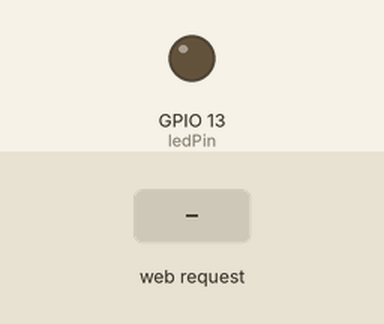
Simulated run of this sketch. Board: ESP8266 (NodeMCU). Shown: output pins drawn as LEDs (lit = HIGH). The inputs (shaded band) are chosen by the test bench. WiFi joins after 1.5 s; servers stay silent unless stated; what the sketch prints to the serial monitor is not drawn.

Above: at 2.7 s.
2.8 s: HTTP request GET /LED=ON received
At 3.3 s:
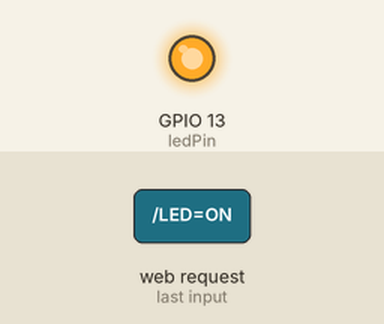
4.3 s: HTTP request GET /LED=OFF received
At 5.6 s:
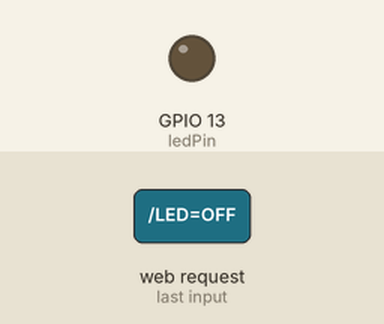
Timing chart, 0 to 7.3 s (numbered marks = the images above; inputs shaded):
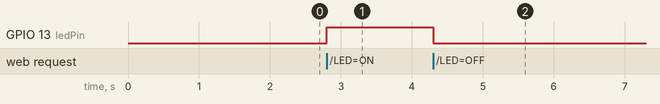

Measured:
- after the input at 2.8 s, GPIO 13 (ledPin): LOW → HIGH at once
- after the input at 4.3 s, GPIO 13 (ledPin): HIGH → LOW at once

The sketch:

webblinky.ino
```cpp
#include <ESP8266WiFi.h>
 //put the ssid and wpa-psk below.
const char* ssid = "";
const char* password = "";

int ledPin = 13; // d7
WiFiServer server(80);

void setup() {
  Serial.begin(115200);
  delay(10);

  pinMode(ledPin, OUTPUT);
  digitalWrite(ledPin, LOW);

  // Connect
  Serial.print("Connecting to network: ");
  Serial.println(ssid);

  WiFi.begin(ssid, password);

  while (WiFi.status() != WL_CONNECTED) {
    delay(500);
    Serial.print(".");
  }
  Serial.println("\n");
  Serial.println("WiFi connected");

  // Start the server
  server.begin();
  Serial.println("Server started\n");

  // Print the IP address
  Serial.print("IP : ");
  Serial.print(WiFi.localIP());

}

void loop() {
  WiFiClient client = server.available();
  if (!client) {
    return;
  }

  Serial.println("client connected!\n");
  while(!client.available()){
    delay(1);
  }

  String request = client.readStringUntil('\r');
  Serial.println(request);
  client.flush();

  int value = LOW;
  if (request.indexOf("/LED=ON") != -1)  {
    digitalWrite(ledPin, HIGH);
    value = HIGH;
  }
  if (request.indexOf("/LED=OFF") != -1)  {
    digitalWrite(ledPin, LOW);
    value = LOW;
  }

  // Respond
  client.println("HTTP/1.1 200 OK");
  client.println("Content-Type: text/html");
  client.println("");
  client.println("<!DOCTYPE HTML>");
  client.println("<html>");

  client.print("Led pin is now: ");

  if(value == HIGH) {
    client.print("On");
  } else {
    client.print("Off");
  }
  client.println("<br><br>");
  client.println("<a href=\"/LED=ON\"\"><button>Turn On </button></a>");
  client.println("<a href=\"/LED=OFF\"\"><button>Turn Off </button></a><br />");
  client.println("</html>");

  delay(1);
  Serial.println("Client disonnected");
  Serial.println("");

}
```
